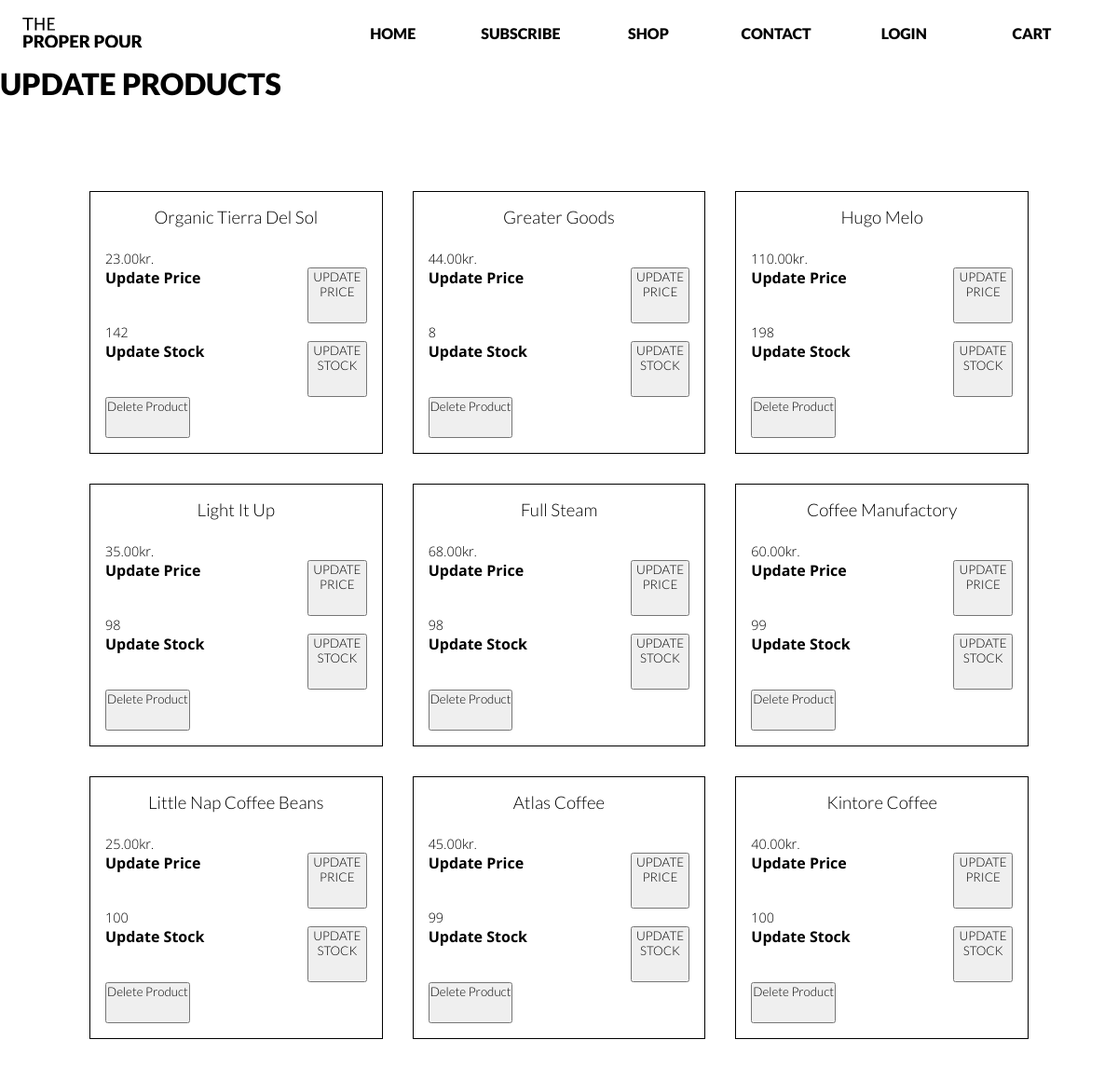
The app's page /admin.php (upper part), older data.
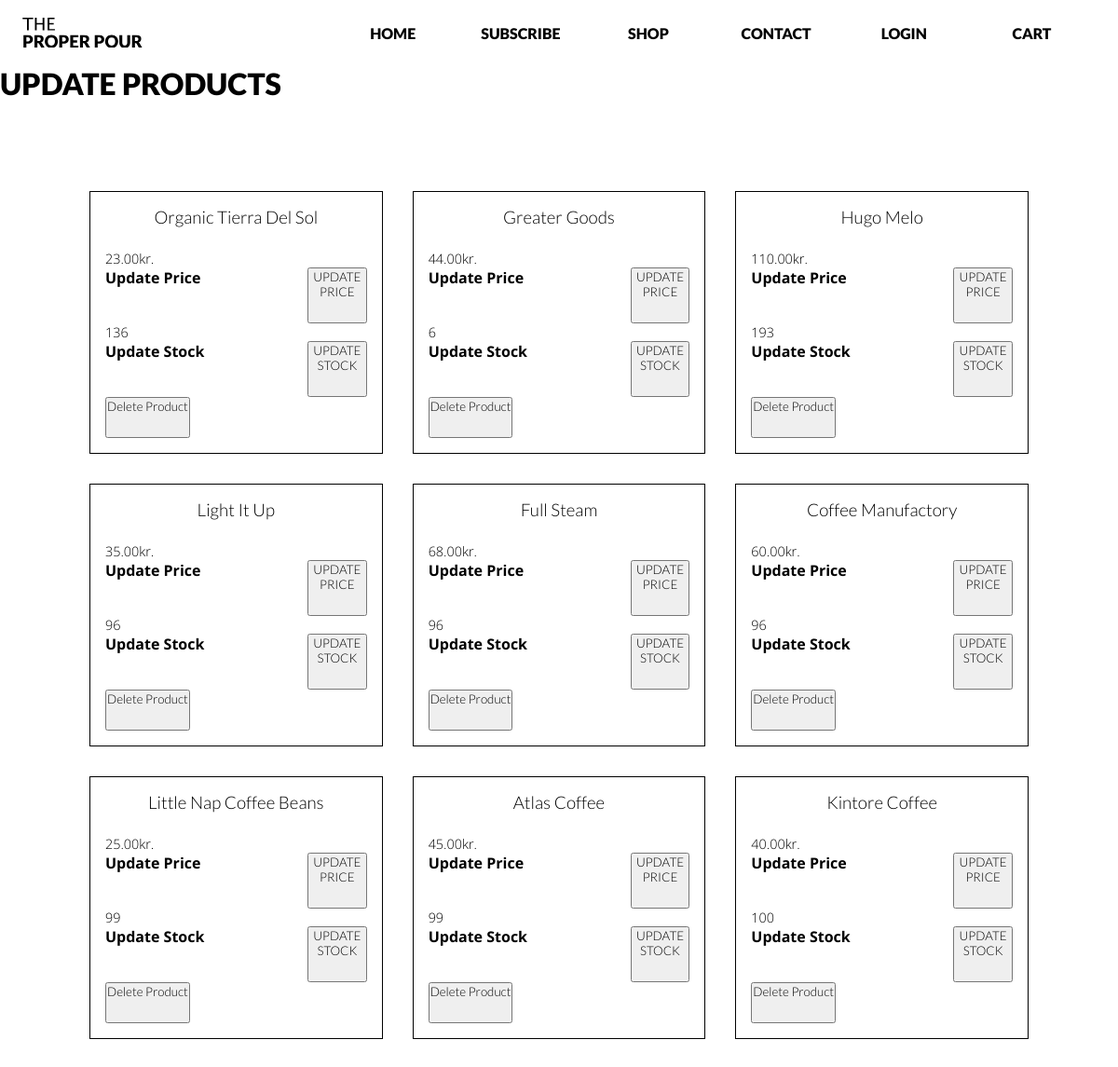
The same page, newer data.
### tables this page shows
CREATE TABLE `tproduct` (
  `nProductID` int(10) UNSIGNED NOT NULL,
  `cName` varchar(50) NOT NULL,
  `nCoffeeTypeID` mediumint(8) UNSIGNED NOT NULL,
  `nPrice` decimal(5,2) NOT NULL DEFAULT 0.00,
  `nStock` int(11) NOT NULL DEFAULT 0,
  `bActive` tinyint(1) NOT NULL DEFAULT 1
);

### admin.php (the view, shortened to what this page needs)
<?php
require_once(__DIR__.'/components/header.php');
require_once(__DIR__.'/connection.php');
?>
<main>
<h1>Update Products</h1>
<div class="adminProducts">
<?php
    $sql = "SELECT * FROM tProduct";
    $statement = $connection->prepare($sql);
    if($statement->execute()){
        $products = $statement->fetchAll(PDO::FETCH_ASSOC);
    foreach($products as $row){
        if($row['bActive']==1){
            echo '
            <div class="adminProduct" id="product-'.$row['nProductID'].' ">
            <h3 class="adminProductName">'.$row['cName'].' </h3>
            <p class="adminPropertyPrice">'.$row['nPrice'].'kr.</p>
            <form method="post" id="frmUpdatePrice">
    <label for="">Update Price<input type="text" name="updatePrice"></label>
    <button type="submit" class="btnUpdatePrice">UPDATE PRICE</button>
</form>
            <p class="propertyStock">'.$row['nStock'].'</p>
            <form method="post" id="frmUpdateStock">
    <label for="">Update Stock<input type="text" name="updateStock"></label>
    <button type="submit" class="btnUpdateStock">UPDATE STOCK</button>
</form>
<button class="btnDeleteProduct">Delete Product</button>
            </div>
            ';
        }
    }
}
?>
</div>
</main>
<?php
require_once(__DIR__.'/components/footer.php');

### components/header.php (shortened to what this page needs)
<?php
$menuPath = "";
if ($_SESSION) {
  $menuPath = "Profile";
} else {
  $menuPath = "Login";
}
?>
<html lang="en">
<head>
  <link rel="stylesheet" href="style.css" />
</head>
<body>
  <header>
    <a href="index.php" class="logo bg-contain">The Proper Pour Logo</a>
    <nav class="deskmenu grid">
      <a href="index.php" class="<?php if ($sCurrentPage == 'frontpage') echo 'active'; ?>">Home</a>
      <a href="subscribe.php" class="<?php if ($sCurrentPage == 'subscribe') echo 'active'; ?>">Subscribe</a>
      <a href="shop.php" class="<?php if ($sCurrentPage == 'shop') echo 'active'; ?>">Shop</a>
      <a href="contact.php" class="<?php if ($sCurrentPage == 'contact') echo 'active'; ?>">Contact</a>
      <a class="<?php if ($sCurrentPage == strtolower($menuPath)) echo 'active'; ?>" href="<?= strtolower($menuPath) ?>.php"><?= $menuPath ?></a>
      <a href="cart.php" id="cartItem" class=" <?php if ($sCurrentPage == 'cart') echo 'active'; ?>">Cart <div class="numberOfItems"></div></a>
    </nav>
  </header>

### components/footer.php (shortened to what this page needs)
</body>
</html>

### style.css (style rules this page uses)
* { box-sizing: border-box; padding: 0; margin: 0; }
html { scroll-behavior: smooth; }
.grid { display: grid; }
h1, h2, h5, a, .step-no .no, .frontpage h2, #formSearch label, .product h3, .filter h3, .testResults h3, .profile-details h3 { font-family: "Lato", sans-serif; font-weight: 900; text-transform: uppercase; text-align: center; }
h1 { text-align: inherit; }
h3, h5, .step-no .no, .frontpage h3 { padding-bottom: 2vw; }
h3, h4, button, .checkmark { font-family: "Lato", sans-serif; font-weight: 300; color: #000; text-align: center; padding-bottom: 2vw; }
p { font-size: calc(0.8em + 10%); }
body { font-family: "Open sans", sans-serif; font-weight: 300; color: black; max-width: 100vw; }
.bg-contain { background-size: contain; background-repeat: no-repeat; }
header { background: rgba(255, 255, 255, 0.95); max-width: 100vw; width: 100%; position: sticky; z-index: 80; top: 0; display: grid; grid-template-columns: 1fr 2.5fr; height: 70px; justify-content: center; align-items: center; padding: 0 2vw; }
a { text-decoration: none; }
.deskmenu { grid-template-columns: repeat(6, 1fr); justify-items: center; align-items: center; }
.deskmenu a, .hiddenMenu a { font-weight: 900; transition: 0.2s ease-in-out; }
.logo { background-image: url(img/the-proper-pour-logo.svg); color: transparent; height: 45%; }
a { color: black; }
input::placeholder, select > option { text-transform: uppercase; }
#frmAddProduct, #frmUpdateStock, #frmUpdatePrice { display: grid; margin: auto; }
#frmUpdateStock, #frmUpdatePrice { grid-template-columns: 1fr 1fr; }
.adminProducts { margin: 5em; display: grid; grid-template-columns: 1fr 1fr 1fr; }
.adminProduct { margin: 1em; border: 1px solid black; padding: 1em; }
label { font-weight: bold; }
input[type="text"], input[type="email"], input[type="password"], input[type="number"], select { border: 0; border-radius: 5px; height: 35px; padding: 10px 10px 10px 30px; background: #fff; }

Row changes from the older to the newer data that the page shows:
changed tproduct "Organic Tierra Del Sol": nStock "142" → "136"
changed tproduct "Greater Goods": nStock "8" → "6"
changed tproduct "Hugo Melo": nStock "198" → "193"
changed tproduct "Light It Up": nStock "98" → "96"
changed tproduct "Full Steam": nStock "98" → "96"
changed tproduct "Coffee Manufactory": nStock "99" → "96"
changed tproduct "Little Nap Coffee Beans": nStock "100" → "99"
